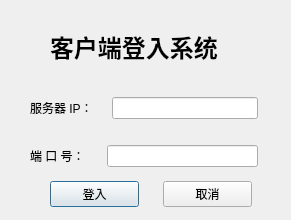
<?xml version="1.0" encoding="UTF-8"?>
<ui version="4.0">
 <class>Client_Login</class>
 <widget class="QDialog" name="Client_Login">
  <property name="geometry">
   <rect>
    <x>0</x>
    <y>0</y>
    <width>291</width>
    <height>220</height>
   </rect>
  </property>
  <property name="windowTitle">
   <string>Dialog</string>
  </property>
  <widget class="QWidget" name="layoutWidget">
   <property name="geometry">
    <rect>
     <x>30</x>
     <y>90</y>
     <width>228</width>
     <height>85</height>
    </rect>
   </property>
   <layout class="QGridLayout" name="gridLayout">
    <item row="0" column="0">
     <layout class="QHBoxLayout" name="horizontalLayout">
      <item>
       <widget class="QLabel" name="label">
        <property name="text">
         <string>服务器 IP：</string>
        </property>
       </widget>
      </item>
      <item>
       <spacer name="horizontalSpacer">
        <property name="orientation">
         <enum>Qt::Horizontal</enum>
        </property>
        <property name="sizeType">
         <enum>QSizePolicy::Fixed</enum>
        </property>
        <property name="sizeHint" stdset="0">
         <size>
          <width>13</width>
          <height>20</height>
         </size>
        </property>
       </spacer>
      </item>
      <item>
       <widget class="QLineEdit" name="lineEdit_ip"/>
      </item>
     </layout>
    </item>
    <item row="1" column="0">
     <spacer name="verticalSpacer">
      <property name="orientation">
       <enum>Qt::Vertical</enum>
      </property>
      <property name="sizeType">
       <enum>QSizePolicy::Fixed</enum>
      </property>
      <property name="sizeHint" stdset="0">
       <size>
        <width>20</width>
        <height>13</height>
       </size>
      </property>
     </spacer>
    </item>
    <item row="2" column="0">
     <layout class="QHBoxLayout" name="horizontalLayout_2">
      <item>
       <widget class="QLabel" name="label_2">
        <property name="text">
         <string>端 口 号： </string>
        </property>
       </widget>
      </item>
      <item>
       <spacer name="horizontalSpacer_2">
        <property name="orientation">
         <enum>Qt::Horizontal</enum>
        </property>
        <property name="sizeType">
         <enum>QSizePolicy::Fixed</enum>
        </property>
        <property name="sizeHint" stdset="0">
         <size>
          <width>13</width>
          <height>20</height>
         </size>
        </property>
       </spacer>
      </item>
      <item>
       <widget class="QLineEdit" name="lineEdit_port"/>
      </item>
     </layout>
    </item>
   </layout>
  </widget>
  <widget class="QWidget" name="layoutWidget">
   <property name="geometry">
    <rect>
     <x>50</x>
     <y>180</y>
     <width>202</width>
     <height>29</height>
    </rect>
   </property>
   <layout class="QHBoxLayout" name="horizontalLayout_3">
    <item>
     <widget class="QPushButton" name="Button_Login">
      <property name="text">
       <string>登入</string>
      </property>
     </widget>
    </item>
    <item>
     <spacer name="horizontalSpacer_3">
      <property name="orientation">
       <enum>Qt::Horizontal</enum>
      </property>
      <property name="sizeType">
       <enum>QSizePolicy::Fixed</enum>
      </property>
      <property name="sizeHint" stdset="0">
       <size>
        <width>18</width>
        <height>20</height>
       </size>
      </property>
     </spacer>
    </item>
    <item>
     <widget class="QPushButton" name="Button_Cancle">
      <property name="text">
       <string>取消</string>
      </property>
     </widget>
    </item>
   </layout>
  </widget>
  <widget class="QWidget" name="">
   <property name="geometry">
    <rect>
     <x>10</x>
     <y>30</y>
     <width>277</width>
     <height>32</height>
    </rect>
   </property>
   <layout class="QHBoxLayout" name="horizontalLayout_4">
    <item>
     <spacer name="horizontalSpacer_4">
      <property name="orientation">
       <enum>Qt::Horizontal</enum>
      </property>
      <property name="sizeType">
       <enum>QSizePolicy::Fixed</enum>
      </property>
      <property name="sizeHint" stdset="0">
       <size>
        <width>40</width>
        <height>20</height>
       </size>
      </property>
     </spacer>
    </item>
    <item>
     <widget class="QLabel" name="label_3">
      <property name="font">
       <font>
        <pointsize>18</pointsize>
        <weight>75</weight>
        <bold>true</bold>
       </font>
      </property>
      <property name="text">
       <string>客户端登入系统</string>
      </property>
     </widget>
    </item>
    <item>
     <spacer name="horizontalSpacer_5">
      <property name="orientation">
       <enum>Qt::Horizontal</enum>
      </property>
      <property name="sizeType">
       <enum>QSizePolicy::Fixed</enum>
      </property>
      <property name="sizeHint" stdset="0">
       <size>
        <width>40</width>
        <height>20</height>
       </size>
      </property>
     </spacer>
    </item>
   </layout>
  </widget>
 </widget>
 <resources/>
 <connections/>
</ui>
